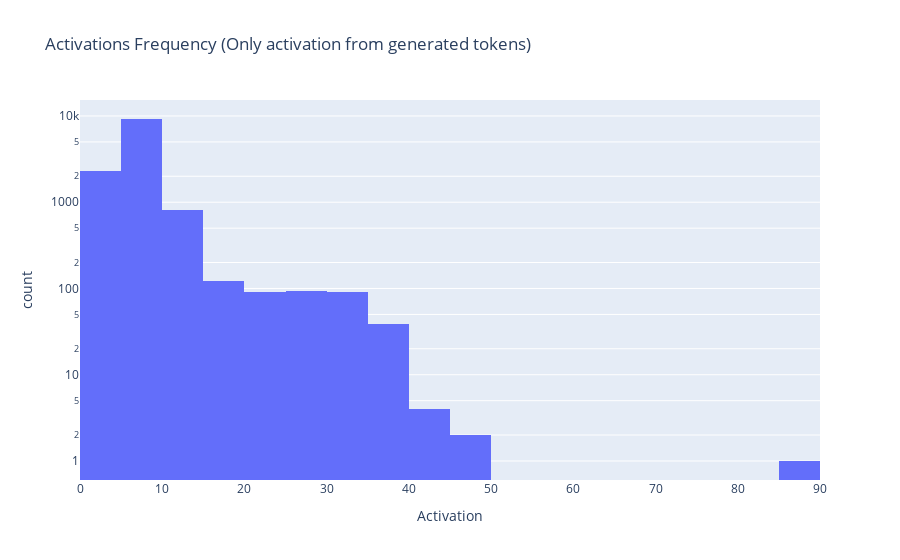

Source (notebook cell):
### Code cell
plot_acts_histogram(generated_only_acts_encoder_out, title='Activations Frequency (Only activation from generated tokens)', nbins=20)

### Figure 1 — Plotly figure (JSON) as saved in the notebook; plotly's stock layout.template omitted (floating-point values rounded to 4 significant figures; data arrays with more than 128 entries replaced by an {"elided": "..."} marker saying what was removed)
{"data": [{"bingroup": "x", "hovertemplate": "Activation=%{x}<br>count=%{y}<extra></extra>", "legendgroup": "", "marker": {"color": "#636efa", "pattern": {"shape": ""}}, "name": "", "nbinsx": 20, "orientation": "v", "showlegend": false, "type": "histogram", "x": {"elided": "12768 float values"}, "xaxis": "x", "yaxis": "y"}], "layout": {"barmode": "relative", "legend": {"tracegroupgap": 0}, "title": {"text": "Activations Frequency (Only activation from generated tokens)"}, "xaxis": {"anchor": "y", "domain": [0, 1], "title": {"text": "Activation"}}, "yaxis": {"anchor": "x", "domain": [0, 1], "title": {"text": "count"}, "type": "log"}}}
